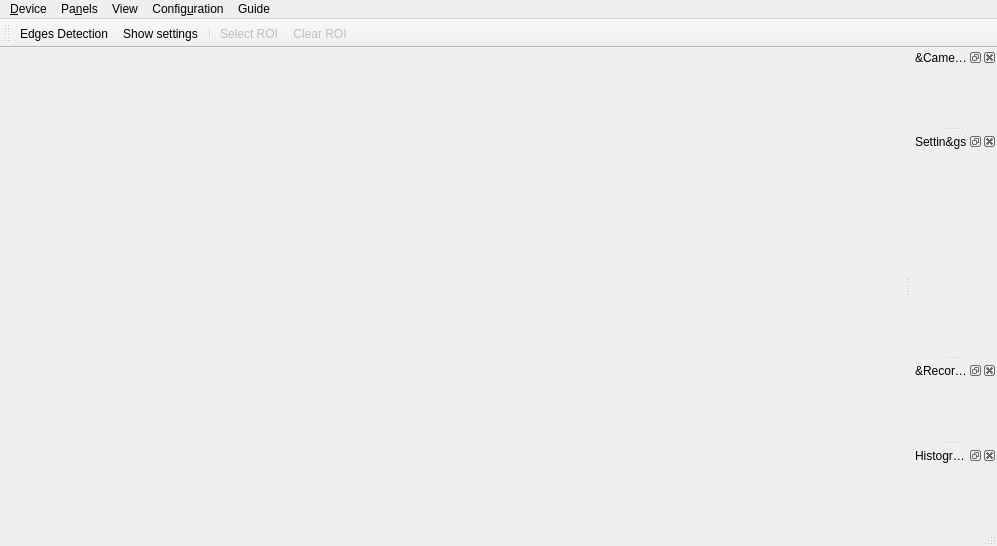
<?xml version="1.0" encoding="UTF-8"?>
<ui version="4.0">
 <class>PlanetaryImagerMainWindow</class>
 <widget class="QMainWindow" name="PlanetaryImagerMainWindow">
  <property name="geometry">
   <rect>
    <x>0</x>
    <y>0</y>
    <width>997</width>
    <height>546</height>
   </rect>
  </property>
  <property name="windowTitle">
   <string>Planetary Imager</string>
  </property>
  <widget class="QWidget" name="centralwidget">
   <layout class="QVBoxLayout" name="verticalLayout">
    <item>
     <widget class="QWidget" name="image" native="true"/>
    </item>
   </layout>
  </widget>
  <widget class="QMenuBar" name="menubar">
   <property name="geometry">
    <rect>
     <x>0</x>
     <y>0</y>
     <width>997</width>
     <height>30</height>
    </rect>
   </property>
   <widget class="QMenu" name="menuDevice">
    <property name="title">
     <string>&amp;Device</string>
    </property>
    <widget class="QMenu" name="menu_device_load">
     <property name="title">
      <string>&amp;Load...</string>
     </property>
    </widget>
    <addaction name="action_devices_rescan"/>
    <addaction name="menu_device_load"/>
    <addaction name="actionDisconnect"/>
   </widget>
   <widget class="QMenu" name="menuPanels">
    <property name="title">
     <string>Pa&amp;nels</string>
    </property>
    <addaction name="separator"/>
    <addaction name="actionChip_Info"/>
    <addaction name="actionCamera_Settings"/>
    <addaction name="actionRecording"/>
    <addaction name="actionHistogram"/>
    <addaction name="actionHide_all"/>
    <addaction name="actionShow_all"/>
   </widget>
   <widget class="QMenu" name="menuView">
    <property name="title">
     <string>View</string>
    </property>
    <addaction name="actionEdges_Detection"/>
   </widget>
   <widget class="QMenu" name="menuSettings">
    <property name="title">
     <string>Config&amp;uration</string>
    </property>
    <addaction name="actionShow_settings"/>
    <addaction name="actionAbout"/>
    <addaction name="actionAbout_Qt"/>
   </widget>
   <widget class="QMenu" name="menuGuide">
    <property name="title">
     <string>Guide</string>
    </property>
    <addaction name="actionTrack"/>
    <addaction name="actionLearn"/>
    <addaction name="separator"/>
    <addaction name="actionGuide"/>
   </widget>
   <addaction name="menuDevice"/>
   <addaction name="menuPanels"/>
   <addaction name="menuView"/>
   <addaction name="menuSettings"/>
   <addaction name="menuGuide"/>
  </widget>
  <widget class="QStatusBar" name="statusbar"/>
  <widget class="QDockWidget" name="chipInfoWidget">
   <property name="floating">
    <bool>false</bool>
   </property>
   <property name="features">
    <set>QDockWidget::AllDockWidgetFeatures</set>
   </property>
   <property name="windowTitle">
    <string>&amp;Camera Information</string>
   </property>
   <attribute name="dockWidgetArea">
    <number>2</number>
   </attribute>
   <widget class="QWidget" name="dockWidgetContents">
    <layout class="QGridLayout" name="gridLayout"/>
   </widget>
  </widget>
  <widget class="QDockWidget" name="camera_settings">
   <property name="windowTitle">
    <string>Settin&amp;gs</string>
   </property>
   <attribute name="dockWidgetArea">
    <number>2</number>
   </attribute>
   <widget class="QWidget" name="dockWidgetContents_2">
    <layout class="QGridLayout" name="gridLayout_2">
     <item row="0" column="0">
      <widget class="QScrollArea" name="settings_container">
       <property name="frameShape">
        <enum>QFrame::NoFrame</enum>
       </property>
       <property name="frameShadow">
        <enum>QFrame::Sunken</enum>
       </property>
       <property name="widgetResizable">
        <bool>true</bool>
       </property>
       <widget class="QWidget" name="scrollAreaWidgetContents">
        <property name="geometry">
         <rect>
          <x>0</x>
          <y>0</y>
          <width>80</width>
          <height>153</height>
         </rect>
        </property>
       </widget>
      </widget>
     </item>
    </layout>
   </widget>
  </widget>
  <widget class="QDockWidget" name="recording">
   <property name="windowTitle">
    <string>&amp;Recording</string>
   </property>
   <attribute name="dockWidgetArea">
    <number>2</number>
   </attribute>
   <widget class="QWidget" name="dockWidgetContents_3">
    <layout class="QGridLayout" name="gridLayout_3"/>
   </widget>
  </widget>
  <widget class="QToolBar" name="imageManipulation">
   <property name="windowTitle">
    <string>toolBar</string>
   </property>
   <attribute name="toolBarArea">
    <enum>TopToolBarArea</enum>
   </attribute>
   <attribute name="toolBarBreak">
    <bool>false</bool>
   </attribute>
   <addaction name="actionEdges_Detection"/>
   <addaction name="actionShow_settings"/>
   <addaction name="separator"/>
   <addaction name="actionSelect_ROI"/>
   <addaction name="actionClear_ROI"/>
  </widget>
  <widget class="QDockWidget" name="histogram">
   <property name="floating">
    <bool>false</bool>
   </property>
   <property name="windowTitle">
    <string>Histogra&amp;m</string>
   </property>
   <attribute name="dockWidgetArea">
    <number>2</number>
   </attribute>
   <widget class="QWidget" name="dockWidgetContents_4">
    <layout class="QGridLayout" name="gridLayout_4"/>
   </widget>
  </widget>
  <action name="action_devices_rescan">
   <property name="text">
    <string>&amp;Rescan</string>
   </property>
  </action>
  <action name="action_device_use">
   <property name="text">
    <string>&amp;Load...</string>
   </property>
  </action>
  <action name="actionDevices">
   <property name="text">
    <string>Devices</string>
   </property>
  </action>
  <action name="actionChip_Info">
   <property name="checkable">
    <bool>true</bool>
   </property>
   <property name="text">
    <string>&amp;Chip Info</string>
   </property>
  </action>
  <action name="actionCamera_Settings">
   <property name="checkable">
    <bool>true</bool>
   </property>
   <property name="text">
    <string>Camera &amp;Settings</string>
   </property>
  </action>
  <action name="actionRecording">
   <property name="checkable">
    <bool>true</bool>
   </property>
   <property name="text">
    <string>&amp;Recording</string>
   </property>
  </action>
  <action name="actionStart_Live">
   <property name="text">
    <string>Start Live</string>
   </property>
  </action>
  <action name="actionDisconnect">
   <property name="enabled">
    <bool>false</bool>
   </property>
   <property name="text">
    <string>&amp;Disconnect</string>
   </property>
  </action>
  <action name="actionPickFolder">
   <property name="icon">
    <iconset resource="resources/resources.qrc">
     <normaloff>:/resources/folder.png</normaloff>:/resources/folder.png</iconset>
   </property>
   <property name="text">
    <string>Pick</string>
   </property>
  </action>
  <action name="actionHide_all">
   <property name="text">
    <string>&amp;Hide all</string>
   </property>
   <property name="shortcut">
    <string>Ctrl+H</string>
   </property>
  </action>
  <action name="actionShow_all">
   <property name="text">
    <string>Sh&amp;ow all</string>
   </property>
   <property name="shortcut">
    <string>Ctrl+Shift+H</string>
   </property>
  </action>
  <action name="actionShow_settings">
   <property name="icon">
    <iconset theme="configure">
     <normaloff>.</normaloff>.</iconset>
   </property>
   <property name="text">
    <string>&amp;Show settings</string>
   </property>
   <property name="shortcut">
    <string>Ctrl+E</string>
   </property>
  </action>
  <action name="actionAbout">
   <property name="text">
    <string>&amp;About Planetary Imager</string>
   </property>
  </action>
  <action name="actionAbout_Qt">
   <property name="text">
    <string>About &amp;Qt</string>
   </property>
  </action>
  <action name="actionEdges_Detection">
   <property name="checkable">
    <bool>true</bool>
   </property>
   <property name="enabled">
    <bool>true</bool>
   </property>
   <property name="icon">
    <iconset resource="resources/resources.qrc">
     <normaloff>:/resources/action_edges_detection.png</normaloff>:/resources/action_edges_detection.png</iconset>
   </property>
   <property name="text">
    <string>&amp;Edges Detection</string>
   </property>
  </action>
  <action name="actionHistogram">
   <property name="checkable">
    <bool>true</bool>
   </property>
   <property name="text">
    <string>H&amp;istogram</string>
   </property>
  </action>
  <action name="actionSelect_ROI">
   <property name="enabled">
    <bool>false</bool>
   </property>
   <property name="text">
    <string>Select ROI</string>
   </property>
  </action>
  <action name="actionClear_ROI">
   <property name="enabled">
    <bool>false</bool>
   </property>
   <property name="text">
    <string>Clear ROI</string>
   </property>
  </action>
  <action name="actionTrack">
   <property name="text">
    <string>Track</string>
   </property>
  </action>
  <action name="actionLearn">
   <property name="text">
    <string>Learn</string>
   </property>
  </action>
  <action name="actionGuide">
   <property name="text">
    <string>Guide</string>
   </property>
  </action>
 </widget>
 <resources>
  <include location="resources/resources.qrc"/>
 </resources>
 <connections/>
</ui>
